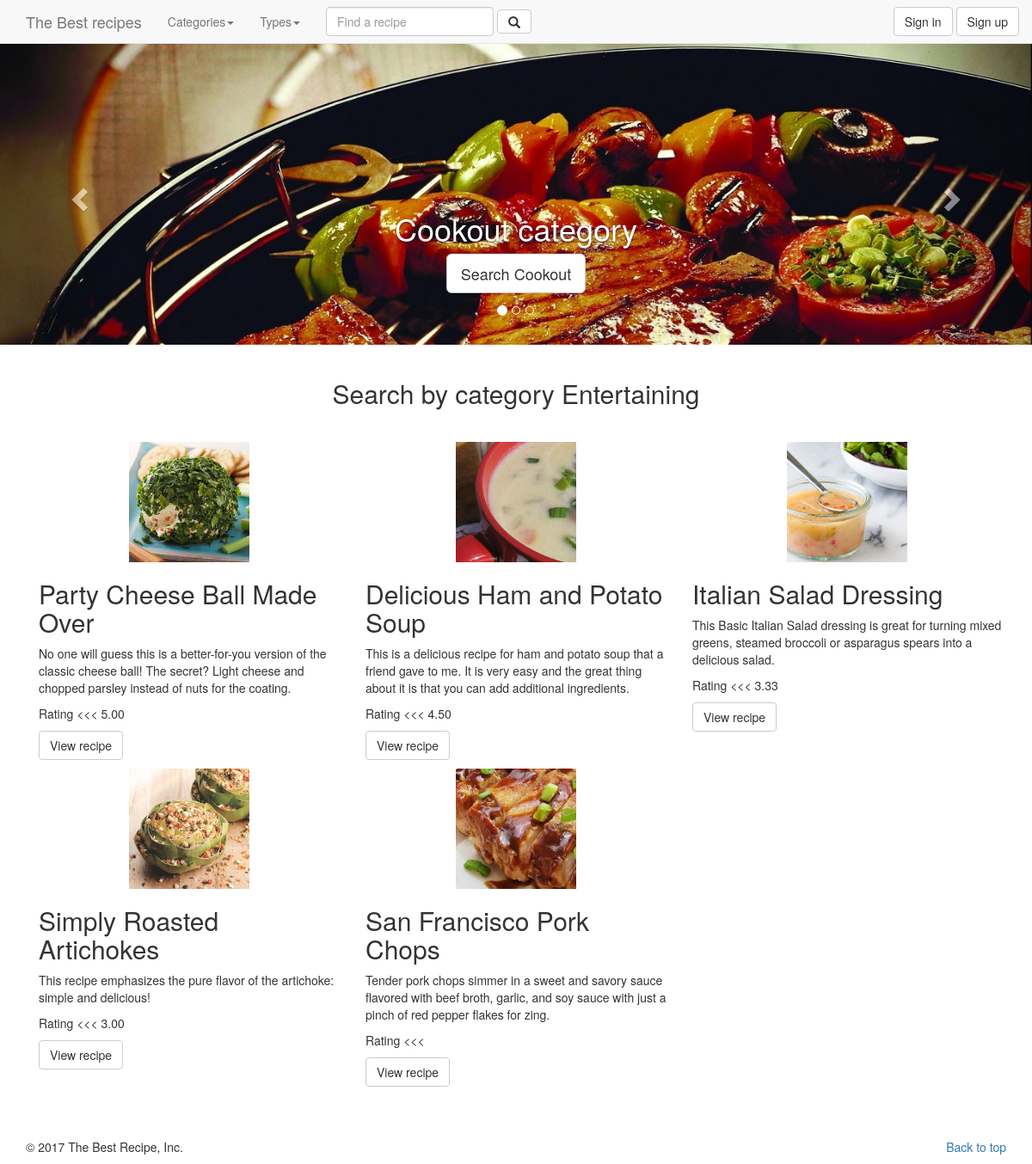
/recipe.dev/home/index?category=3, run on the app's committed database.
### tables this page shows
CREATE TABLE `category` (
  `id` int(11) NOT NULL,
  `name` varchar(50) NOT NULL,
  `image` varchar(20) NOT NULL
);

CREATE TABLE `recipe` (
  `id` int(11) NOT NULL,
  `name` varchar(30) NOT NULL,
  `prepare_time` int(11) NOT NULL COMMENT 'minutes',
  `cook_time` int(11) NOT NULL COMMENT 'minutes',
  `calorie` int(11) NOT NULL,
  `type_id` int(11) NOT NULL,
  `serving` int(2) NOT NULL,
  `date` timestamp NOT NULL DEFAULT CURRENT_TIMESTAMP,
  `image` varchar(30) NOT NULL,
  `user_id` int(11) NOT NULL,
  `description` text NOT NULL
);

### recipe.dev/controllers/home.php (called while the page is built)
<?php
class Home extends Controller{
	protected function Index(){
		$viewmodel = new HomeModel();
		$this->returnView($viewmodel->Index(), true);
	}
}

### recipe.dev/classes/Model.php (called while the page is built, shortened)
<?php
abstract class Model{
	protected $dbh;
	protected $stmt;
	public function __construct(){
		$this->dbh = new PDO("mysql:host=".DB_HOST.";dbname=".DB_NAME, DB_USER, DB_PASS);
	}
	public function query($query){
		$this->stmt = $this->dbh->prepare($query);
	}
	public function execute(){
		$this->stmt->execute();
	}
	public function resultSet(){
		$this->execute();
		return $this->stmt->fetchAll(PDO::FETCH_ASSOC);
	}
}

### recipe.dev/models/home.php (called while the page is built, shortened)
<?php
class HomeModel extends Model{
	public function Index(){
		$params=array();
		$where='';
		$limit='';
		$header='';
		$url=parse_url($_SERVER["REQUEST_URI"]);
		if(!empty($url['query'])){
			parse_str($url['query'], $params);
				if(isset($params['category'])){
					$where=" WHERE recipe.id IN ( SELECT recipe_id FROM recipe_category WHERE category_id = ".$params['category']." )" ;
					$res = $this->resultSet();
					$header="Search by category ".$res[0]['name'];
				}
		}
		else{
			$limit = "LIMIT 3";
			$header = "TOP 3 rating recipes.";
		}
		$this->query("SELECT * FROM category WHERE image not like ''");
		$carousel = $this->resultSet();
		$categories = $this->resultSet();
		$types = $this->resultSet();
		$sql = "SELECT recipe.*,rating.rating,type.name as type
				  FROM recipe
				  LEFT JOIN
	              (SELECT recipe_id,ROUND((SUM(rating)/COUNT(DISTINCT id)),2) as rating
                  FROM `recipe_rating`
                  GROUP BY recipe_id ORDER BY rating DESC) AS rating
                  ON recipe.id=rating.recipe_id
                  INNER JOIN type ON recipe.type_id = type.id
                  ".$where."
				  GROUP BY recipe.id
				  ORDER BY rating.rating DESC ".$limit;
		$this->query($sql);
		$recipes = $this->resultSet();
		$result=array( 'carousel' => $carousel , 'categories' => $categories , 'types' => $types ,'recipes' => $recipes, 'header' =>$header);
		return $result;
	}
}

### recipe.dev/views/main.php (the view, shortened to what this page needs)
<html>
<head>
	<link rel="stylesheet" href="<?php echo ROOT_PATH; ?>public/css/bootstrap.css">
  <link href="<?php echo ROOT_PATH; ?>public/css/bootstrap.min.css" rel="stylesheet">
  <link href="<?php echo ROOT_PATH; ?>public/css/style.css" rel="stylesheet">
  <link rel="stylesheet" href="https://maxcdn.bootstrapcdn.com/bootstrap/3.3.7/css/bootstrap.min.css">
  <link rel="stylesheet" href="//netdna.bootstrapcdn.com/font-awesome/4.2.0/css/font-awesome.min.css">
</head>
<body>
	<nav class="navbar navbar-default navbar-fixed-top" style="margin-bottom: 0!important">
      <div class="container">
        <div class="navbar-header">
          <a class="navbar-brand" href="<?php echo ROOT_URL; ?>">The Best recipes</a>
        </div>
        <div id="navbar" class="collapse navbar-collapse">
          <ul class="nav navbar-nav">
            <li class="dropdown">
              <a href="#" class="dropdown-toggle" data-toggle="dropdown" role="button" aria-haspopup="true" aria-expanded="false">Categories<span class="caret"></span></a>
            </li>
            <li class="dropdown">
              <a href="#" class="dropdown-toggle" data-toggle="dropdown" role="button" aria-haspopup="true" aria-expanded="false">Types<span class="caret"></span></a>
            </li>
          </ul>
          <form class="navbar-form navbar-left" action="<?php echo ROOT_URL; ?>home/index" method="get">
            <div class="form-group">
              <input type="text" class="form-control" name="find" placeholder="Find a recipe" required>
            </div>
            <button type="submit" class="btn btn-default"><span class="glyphicon glyphicon-search" aria-hidden="true"></span></button>
          </form>
          <ul class="nav navbar-nav navbar-right">
            <?php if(isset($_SESSION['is_logged_in'])) : ?>
            <li><a href="<?php echo ROOT_URL; ?>">Welcome <?php echo $_SESSION['user_data']['name']; ?></a></li>
            <button type="button" class="btn btn-default navbar-btn" onclick="location.href='<?php echo ROOT_URL; ?>users/logout'">Logout</button>
          <?php else : ?>
            <button type="button" class="btn btn-default navbar-btn" onclick="location.href='<?php echo ROOT_URL; ?>users/signin'">Sign in</button>
            <button type="button" class="btn btn-default navbar-btn" onclick="location.href='<?php echo ROOT_URL; ?>users/signup'">Sign up</button>          <?php endif; ?>
          </ul>
        </div>
      </div>
    </nav>
    <div style="margin-top: 50px">
     	<?php require($view); ?>
    <div>
    <div class="container marketing" style="margin-top: 50px">
      <footer>
        <p class="pull-right"><a href="<?php echo ROOT_URL; ?>">Back to top</a></p>
        <p>© 2017 The Best Recipe, Inc.</p>
      </footer>
    </div>
</body>
</html>

### recipe.dev/views/home/index.php (shortened to what this page needs)
<div id="myCarousel" class="carousel slide" data-ride="carousel" style="margin-top: 50px">
	<ol class="carousel-indicators">
		<?php
			$active="class='active'";
			for( $i = 0; $i < count($viewmodel['carousel']); $i++){
				if($i==1)
					$active="";
		?>
		<li data-target="#myCarousel" data-slide-to="<?php echo $i; ?>" <?php echo $active; ?> ></li>
		<?php
			}
		?>
    </ol>
	<div class="carousel-inner" role="listbox">
		<?php
			$i=0;
			$active="active";
			foreach($viewmodel['carousel']as $value){
				if($i==1)
					$active="";
				$i++;
		?>
		<div class="item <?php echo $active; ?>">
		  <img style="width:100%" src="<?php echo ROOT_URL; ?>public/img/category/<?php echo $value['image']; ?>" alt="">
		  <div class="container">
			<div class="carousel-caption">
			  <h1><?php echo $value['name']; ?> category</h1>
			  <p><a class="btn btn-lg btn-default" href="<?php echo ROOT_URL; ?>home/index?category=<?php echo$value['id'];?>" role="button">Search <?php echo $value['name']; ?></a></p>
			</div>
		  </div>
		</div>
		<?php
			}
		?>
	</div>
	<a class="left carousel-control" href="#myCarousel" role="button" data-slide="prev">
		<span class="glyphicon glyphicon-chevron-left" aria-hidden="true"></span>
	</a>
	<a class="right carousel-control" href="#myCarousel" role="button" data-slide="next">
		<span class="glyphicon glyphicon-chevron-right" aria-hidden="true"></span>
	</a>
</div>
<div class="container marketing" style="margin-top: 20px">
	<h2 style='text-align: center;margin-bottom: 40px'><?php echo ($viewmodel['header']);?></h2>
	<?php
		$i=1;
		foreach($viewmodel['recipes'] as $value) {
			echo ($i%3==0) ?  "<div class='row'>" :  "";
	?>
	<div class="col-lg-4">
	  <img class="img-responsive center-block" src="<?php echo ROOT_URL; ?>public/img/recipe/<?php echo $value['image']; ?>" alt="Generic placeholder image" width="140" height="140">
	  <h2><?php echo $value['name']?></h2>
	  <p><?php echo $value['description']; ?></p>
	  <p style="font-size:bold">Rating <<< <?php echo $value['rating']; ?> </p>
	  <p><a class="btn btn-default" href="<?php echo ROOT_URL; ?>recipe/index?id=<?php echo $value['id']; ?>" role="button">View recipe</a></p>
	</div>
	<?php
	echo ($i%3==0) ?  "</div>" : "";
		$i++;
		}
	echo (($i-1)%3!=0)?  "</div>" : "";
	?>
</div>

### data on the page
category: image (picture), name "Cookout"
recipe: image (picture), name "Party Cheese Ball Made Over", description "No one will guess this is a better-for-you version of the classic cheese ball! The secret? Light cheese and chopped parsley instead of nuts for the coating.", rating "5.00"
recipe: image (picture), name "Delicious Ham and Potato Soup", description "This is a delicious recipe for ham and potato soup that a friend gave to me. It is very easy and the great thing about it is that you can add additional ingredients.", rating "4.50"
recipe: image (picture), name "Italian Salad Dressing", description "This Basic Italian Salad dressing is great for turning mixed greens, steamed broccoli or asparagus spears into a delicious salad.", rating "3.33"
recipe: image (picture), name "Simply Roasted Artichokes", description "This recipe emphasizes the pure flavor of the artichoke: simple and delicious!", rating "3.00"
recipe: image (picture), name "San Francisco Pork Chops", description "Tender pork chops simmer in a sweet and savory sauce flavored with beef broth, garlic, and soy sauce with just a pinch of red pepper flakes for zing."

### other printed values
$viewmodel['header'] "Search by category Entertaining"
